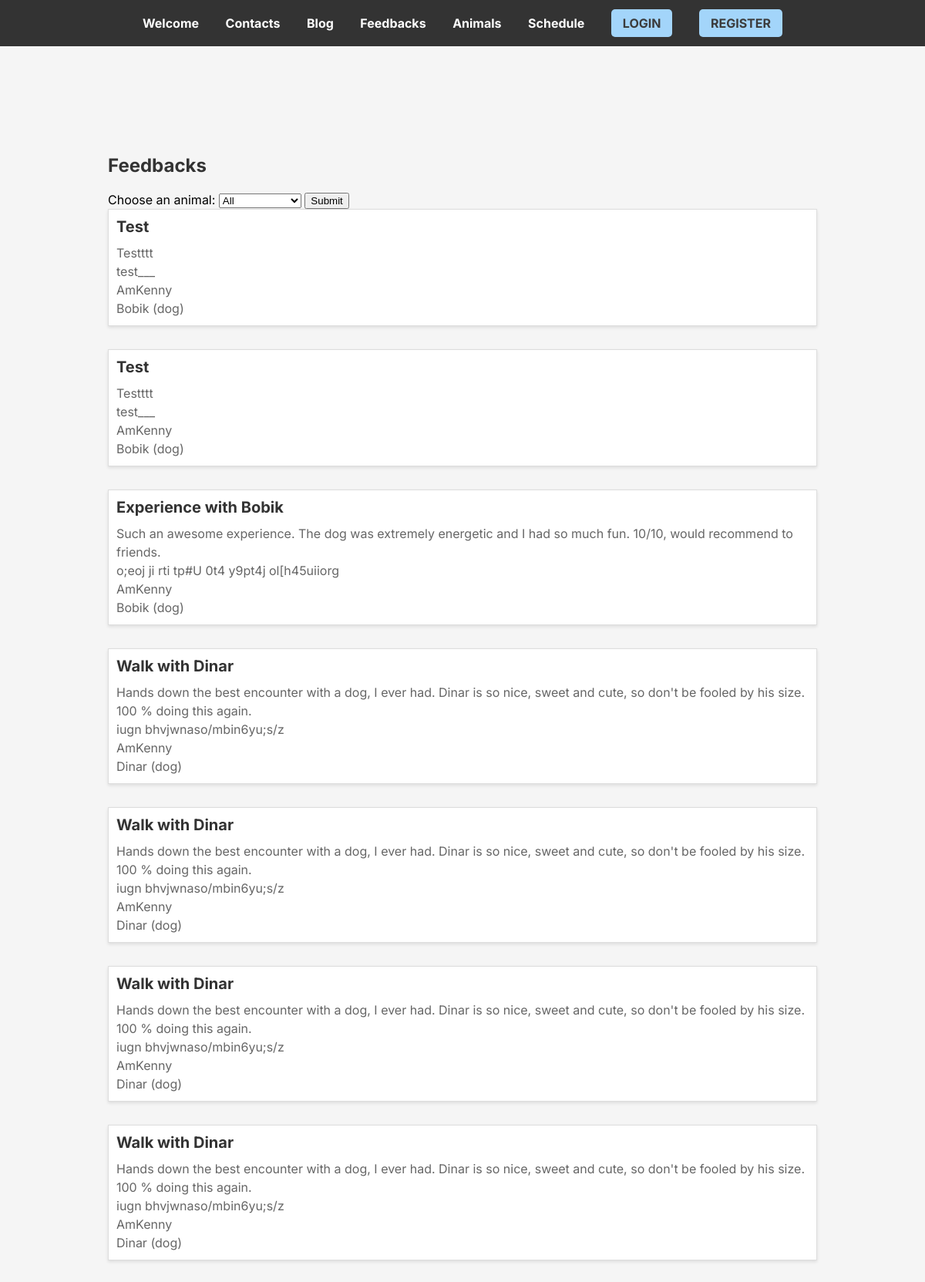
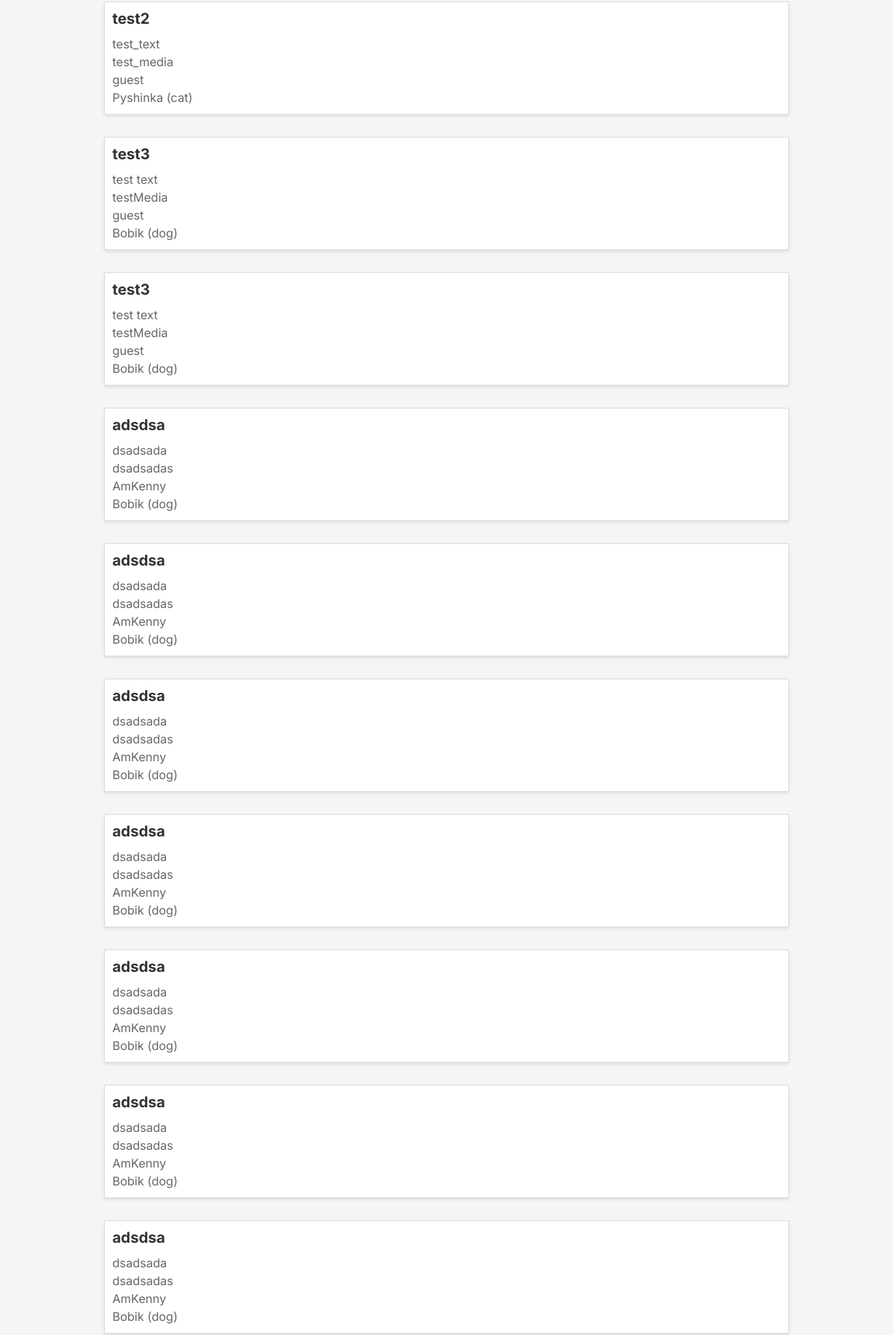
The app's page /blog/feedbacks (upper part) with its own data (2 pictures, top to bottom).
### blog/models.py (models this page shows, shortened)
class Feedback(models.Model):
    title = models.CharField(max_length=255)
    text = models.TextField()
    media = models.CharField(max_length=255)
    user = models.ForeignKey(User, on_delete=models.CASCADE)
    animal = models.ForeignKey(animals.models.Animal, on_delete=models.CASCADE, null=True)

### animals/models.py (models this page shows)
class Animal(models.Model):
    name = models.CharField(max_length=255)
    type = models.CharField(max_length=255)
    sex = models.ForeignKey(Sex, on_delete=models.CASCADE)
    age = models.PositiveIntegerField()
    breed = models.CharField(max_length=255)
    availability = models.BooleanField()
    description = models.TextField()
    healthy = models.BooleanField()
    def __str__(self):
        return f"{self.name} ({self.type})"

### blog/views.py (the view, shortened to what this page needs)
# urls.py: path('feedbacks', views.feedbacks, name='feedbacks')
def feedbacks(request):
    form = FeedbackForm()
    all_animals = animals.models.Animal.objects.all()
    animal_id = request.GET.get("animal_id")
    all_feedbacks = blog.models.Feedback.objects
    if animal_id:
        all_feedbacks = all_feedbacks.filter(animal_id=animal_id)
    results = all_feedbacks.all()
    return render(request, 'blog/feedbacks.html',
                  {"form": form, "feedbacks": results, "animals": all_animals})

### blog/forms.py
class FeedbackForm(ModelForm):
    class Meta:
        model = Feedback
        fields = ["title", "text", "media", "animal"]

### templates/blog/feedbacks.html (shortened to what this page needs)
{% extends "base.html" %}
{% block content %}
    <div class="blog">
        <h1 class="blog__title">Feedbacks</h1>
        <form method="get">
            <label for="animal_id">Choose an animal:</label>
            <select name="animal_id" id="animal_id">
                <option value="">All</option>
            </select>
            <input type="submit" value="Submit">
        </form>
        <div class="blog__posts">
            {% for feedback in feedbacks %}
                <div class="blog__post">
                    <h2 class="blog__post-title">{{ feedback.title }}</h2>
                    <p class="blog__post-text">{{ feedback.text }}</p>
                    <p class="blog__post-text">{{ feedback.media }}</p>
                    <p class="blog__post-text">{{ feedback.user }}</p>
                    <p class="blog__post-text">{{ feedback.animal }}</p>
                </div>
            {% endfor %}
        </div>
    </div>
{% endblock %}

### static/style/style.css (style rules this page uses)
body { background-color: #f5f5f5; }
body, h1, h2, p { font-family: 'Inter', sans-serif; margin: 0; padding: 0; }
h1 { font-size: 24px; margin-bottom: 20px; }
.blog { margin: 60px; padding: 80px; }
.blog__title { font-size: 24px; color: #333; margin-bottom: 20px; }
.blog__post { margin-bottom: 30px; padding: 10px; border: 1px solid #ddd; background-color: #fff; box-shadow: 0 2px 4px rgba(0, 0, 0, 0.1); }
.blog__post-title { font-size: 20px; margin-bottom: 10px; color: #333; }
.blog__post-text { font-size: 16px; line-height: 1.5; color: #666; word-wrap: break-word; }

### records on screen
Feedback: title "Test", text "Testttt", media "test___", user "AmKenny", animal "Bobik (dog)"
Feedback: title "Test", text "Testttt", media "test___", user "AmKenny", animal "Bobik (dog)"
Feedback: title "Experience with Bobik", text "Such an awesome experience. The dog was extremely energetic and I had so much fun. 10/10, would recommend to friends.", media "o;eoj ji rti tp#U 0t4 y9pt4j ol[h45uiiorg", user "AmKenny", animal "Bobik (dog)"
Feedback: title "Walk with Dinar", text "Hands down the best encounter with a dog, I ever had. Dinar is so nice, sweet and cute, so don't be fooled by his size. 100 % doing this again.", media "iugn bhvjwnaso/mbin6yu;s/z", user "AmKenny", animal "Dinar (dog)"
Feedback: title "Walk with Dinar", text "Hands down the best encounter with a dog, I ever had. Dinar is so nice, sweet and cute, so don't be fooled by his size. 100 % doing this again.", media "iugn bhvjwnaso/mbin6yu;s/z", user "AmKenny", animal "Dinar (dog)"
Feedback: title "Walk with Dinar", text "Hands down the best encounter with a dog, I ever had. Dinar is so nice, sweet and cute, so don't be fooled by his size. 100 % doing this again.", media "iugn bhvjwnaso/mbin6yu;s/z", user "AmKenny", animal "Dinar (dog)"
Feedback: title "Walk with Dinar", text "Hands down the best encounter with a dog, I ever had. Dinar is so nice, sweet and cute, so don't be fooled by his size. 100 % doing this again.", media "iugn bhvjwnaso/mbin6yu;s/z", user "AmKenny", animal "Dinar (dog)"
Feedback: title "test2", text "test_text", media "test_media", user "guest", animal "Pyshinka (cat)"
Feedback: title "test3", text "test text", media "testMedia", user "guest", animal "Bobik (dog)"
Feedback: title "test3", text "test text", media "testMedia", user "guest", animal "Bobik (dog)"
Feedback: title "adsdsa", text "dsadsada", media "dsadsadas", user "AmKenny", animal "Bobik (dog)"
Feedback: title "adsdsa", text "dsadsada", media "dsadsadas", user "AmKenny", animal "Bobik (dog)"
Feedback: title "adsdsa", text "dsadsada", media "dsadsadas", user "AmKenny", animal "Bobik (dog)"
Feedback: title "adsdsa", text "dsadsada", media "dsadsadas", user "AmKenny", animal "Bobik (dog)"
Feedback: title "adsdsa", text "dsadsada", media "dsadsadas", user "AmKenny", animal "Bobik (dog)"
Feedback: title "adsdsa", text "dsadsada", media "dsadsadas", user "AmKenny", animal "Bobik (dog)"
Feedback: title "adsdsa", text "dsadsada", media "dsadsadas", user "AmKenny", animal "Bobik (dog)"
